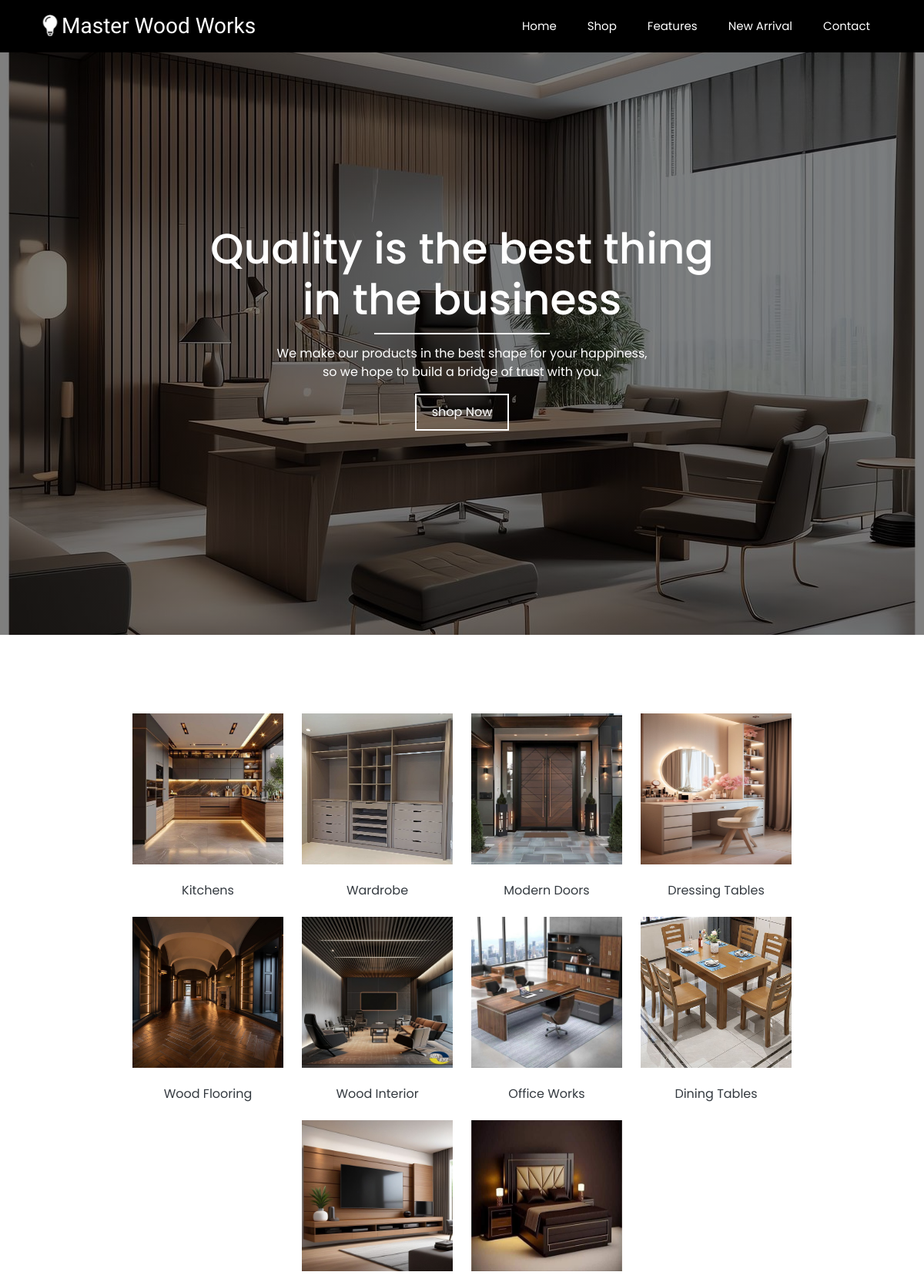
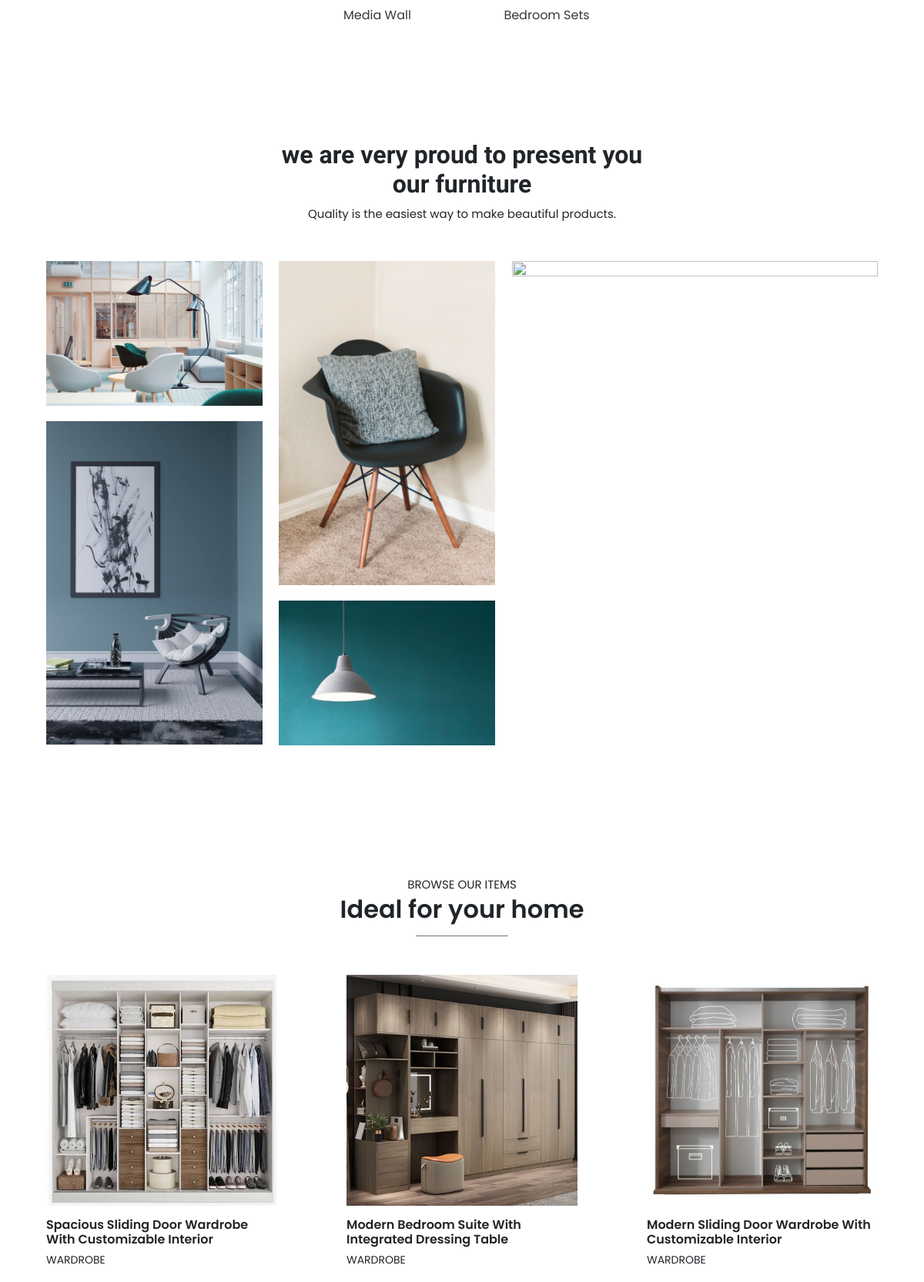
The page / (upper part) on the database its author committed (2 pictures, top to bottom).
### tables this page shows
CREATE TABLE `categories` (
  `id` int(11) NOT NULL,
  `c_name` varchar(255) DEFAULT NULL,
  `c_img` varchar(255) DEFAULT NULL
);

CREATE TABLE `product` (
  `id` int(11) NOT NULL,
  `p_name` varchar(255) DEFAULT NULL,
  `p_img` varchar(255) DEFAULT NULL,
  `p_category` varchar(255) DEFAULT NULL,
  `p_description` longtext DEFAULT NULL
);

### index.php (the view, shortened to what this page needs)
<?php
include 'connect.php';
include 'header.php';
?>
<div class="big-bg" id="home">
    <div class="bg-content">
        <h1>Quality is the best thing <br> in the business</h1>
        <hr>
        <p>
            We make our products in the best shape for your happiness, <br> so we hope to build a bridge of trust with you.
        </p>
        <div class="bg-link">
            <a href="shop.php?category_id=All Products">shop Now</a>
        </div>
    </div>
</div>
<div class="big-collection">
    <div class="collect-flex">
        <?php
        $category = mysqli_query($connection, "SELECT * FROM categories");
        foreach ($category as $data) {
        ?>
            <div class="collect">
                <a href="shop.php?category_id=<?php echo $data['c_name'] ?>">
                    <div class="image" style="width: 200px;height: 200px;padding: 2px;">
                        <img style="width: 100%;height: 100%;" src="category_img/<?php echo $data['c_img'] ?>" alt="">
                    </div>
                </a>
                <div class="link">
                    <a class="text-dark" href="shop.php?category_id=<?php echo $data['c_name'] ?>"><?php echo $data['c_name'] ?></a>
                </div>
            </div>
        <?php
        }
        ?>
    </div>
</div>
<div class="big-shop" id="shop">
    <div class="shop-title">
        <h2>
            we are very proud to present you <br> our furniture
        </h2>
        <p>
            Quality is the easiest way to make beautiful products.
        </p>
    </div>
    <div class="shop-flex">
        <div class="shop-one">
            <div class="image-one">
                <img src="pic/furn1.jpg" alt="">
            </div>
            <div class="image-one">
                <img src="pic/furn2.jpg" alt="">
            </div>
        </div>
        <div class="shop-one">
            <div class="image-one">
                <img src="pic/furn3.jpg" alt="">
            </div>
            <div class="image-one">
                <img src="pic/furn4.jpg" alt="">
            </div>
        </div>
        <div class="shop-two">
            <img src="pic/furn6.jpg" alt="">
        </div>
    </div>
</div>
<div class="big-product" id="features">
    <div class="product-title">
        <p>
            browse our items
        </p>
        <h2>
            Ideal for your home
        </h2>
        <hr>
    </div>
    <div class="product-flex">
        <?php
        $sql = mysqli_query($connection, 'select * from product ORDER BY id DESC limit 8');
        foreach ($sql as $data) {
        ?>
            <div class="product-one" style="width: 300px;">
                <div class="product-image" style="width: 300px;height: 300px;">
                    <img style="width: 100%;height: 100%;" src="product_img/<?php echo $data['p_img'] ?>" alt="">
                </div>
                <div class="content" style="width:100%">
                    <div class="left">
                        <h4>
                            <?php echo $data['p_name'] ?>
                        </h4>
                    </div>
                </div>
                <article><?php echo $data['p_category'] ?></article>
            </div>
        <?php
        }
        ?>
    </div>
</div>
<?php
include 'footer.php';
?>

### main.css (style rules this page uses)
* { padding: 0px; margin: 0px; list-style: none; box-sizing: border-box; font-family: "Poppins", sans-serif; scroll-behavior: smooth; }
:root { --main-color: #007bff; }
html { scroll-behavior: smooth; }
.big-bg { background: linear-gradient(rgba(0, 0, 0, 0.5), rgba(0, 0, 0, 0.5)), url("pic/interior.jpeg"); background-position: center; background-size: cover; background-repeat: no-repeat; width: 100%; height: 100vh; position: relative; display: flex; justify-content: center; align-items: center; }
.big-bg .bg-content { text-align: center; color: #fff; }
.big-bg .bg-content h1 { font-size: 55px; }
.big-bg .bg-content hr { background: #fff; width: 35%; height: 1px; margin: 10px auto 13px auto; }
.big-bg .bg-content .bg-link { margin-top: 16px; }
.big-bg .bg-content .bg-link a { display: inline-block; color: #fff; text-decoration: none; padding: 10px 20px; border: 2px solid #fff; position: relative; overflow: hidden; z-index: 2; }
.bg-content .bg-link a::before { position: absolute; content: ""; background: #007bff; top: 0; bottom: 0; left: -100%; width: 100%; height: 100%; z-index: -1; transition: 0.5s ease-in-out; }
.big-collection { width: 90%; margin: 100px auto; }
.big-collection .collect-flex { display: flex; justify-content: center; align-items: center; text-align: center; flex-wrap: wrap; grid-row-gap: 20px; }
.collect-flex .link { margin-top: 20px; }
.big-collection .collect { margin: 0px 10px; }
.collect-flex .link a { display: inline-block; color: var(--main-color); text-transform: capitalize; text-decoration: none; position: relative; }
.collect-flex .link a::before { content: ""; position: absolute; width: 100%; height: 1px; background: var(--main-color); left: 0%; top: 23px; transform: scale(0); transition: 0.5s ease-in-out; }
.collect-flex .collect .image { position: relative; }
.collect .image::before { content: ""; position: absolute; top: 0; left: 0%; width: 0; height: 0; border: 1px solid transparent; }
.collect .image::after { content: ""; position: absolute; top: 0; left: 0%; width: 0; height: 0; border: 1px solid transparent; }
@media (max-width: 1230px) { .big-collection .collect-flex { display: flex; justify-content: center; } }
.big-shop { width: 90%; margin: 150px auto; }
.big-shop .shop-title { text-align: center; margin-bottom: 50px; }
.big-shop .shop-title h2 { font-weight: 700; font-family: "Fenix", serif; }
.big-shop .shop-title p { font-size: 15px; }
.big-shop .shop-flex { display: flex; justify-content: space-between; flex-wrap: wrap; }
.shop-flex .shop-one { width: 26%; }
.shop-flex img { width: 100%; }
.shop-flex .shop-two { width: 44%; }
.shop-flex .image-one { position: relative; margin-bottom: 20px; }
.shop-flex .shop-two { position: relative; height: 100%; }
.big-product { width: 90%; margin: 100px auto; }
.big-product .product-title { margin-bottom: 50px; text-align: center; }
.big-product .product-title p { margin-bottom: 2px; text-transform: uppercase; font-size: 15px; }
.big-product .product-title h2 { font-weight: 600; }
.big-product .product-title hr { width: 120px; margin: 14px auto; background: gray; }
.big-product .product-flex { display: flex; justify-content: space-between; flex-wrap: wrap; }
.product-flex .product-one { width: 24%; margin-bottom: 20px; }
.product-flex .product-one img { width: 100%; }
.product-flex .product-one .product-image { position: relative; }
.product-one .product-image { margin-bottom: 15px; }
.product-one .content { display: flex; justify-content: space-between; align-items: center; margin-bottom: 7px; }
.product-one .content h4 { margin: 0; font-weight: 600; font-size: 16px; text-transform: capitalize; }
.product-one article { text-transform: uppercase; font-size: 14px; }

### rows shown on the page
categories: c_img (picture), c_name "Kitchens"
categories: c_img (picture), c_name "Wardrobe"
categories: c_img (picture), c_name "Modern Doors"
categories: c_img (picture), c_name "Dressing Tables"
categories: c_img (picture), c_name "Wood Flooring"
categories: c_img (picture), c_name "Wood Interior"
categories: c_img (picture), c_name "Office Works"
categories: c_img (picture), c_name "Dining Tables"
categories: c_img (picture), c_name "Media Wall"
categories: c_img (picture), c_name "Bedroom Sets"
product: p_img (picture), p_name "Spacious Sliding Door Wardrobe With Customizable Interior", p_category "WARDROBE"
product: p_img (picture), p_name "Modern Bedroom Suite With Integrated Dressing Table", p_category "WARDROBE"
product: p_img (picture), p_name "Modern Sliding Door Wardrobe With Customizable Interior", p_category "WARDROBE"
